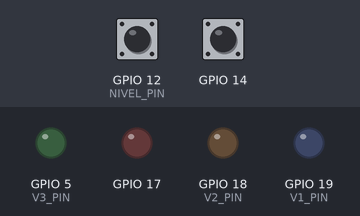
Recording of a sketch running on a simulated ESP32. Parts: output pins drawn as LEDs (lit = HIGH). Dashed ring = blinking. The inputs (shaded band) are chosen by the test bench; at power-on: GPIO 12 (NIVEL_PIN) LOW, GPIO 14 LOW.

Above: at 1.2 s.
1.3 s: GPIO 12 (NIVEL_PIN) driven HIGH
At 1.45 s:
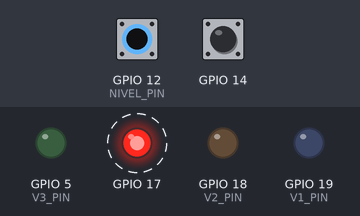
Timing chart, 0 to 10.3 s (numbered marks = the images above; inputs shaded):
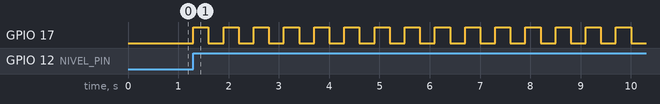

Measured:
- after the input at 1.3 s, GPIO 17: alternates HIGH for 0.30 s and LOW for 0.30 s, starting at once

The sketch:

sketch.ino
```cpp
#include "Val.h"
#include "Botao.h"
#include "Alarme.h"
#include "SensorDeNivel.h"

#define BTN_START 14
#define NIVEL_PIN 12
#define V1_PIN 19
#define V2_PIN 18
#define V3_PIN 5
#define LED_ALARME 17

Val v1(V1_PIN);
Val v2(V2_PIN);
Val v3(V3_PIN);
Botao startBtn(BTN_START);
Alarme Alarme(LED_ALARME);
SensorDeNivel nivel(NIVEL_PIN);

enum State {
  PARADO,
  V1_ON,
  PERA_1,
  V2_ON,
  V3_ON,
  FEITO,
  ERROR
};

State estado = PARADO;

unsigned long Quando = 0;

void stopAll() {
  v1.close();
  v2.close();
  v3.close();
}

void setup() {
  v1.begin();
  v2.begin();
  v3.begin();
  startBtn.begin();
  Alarme.begin();
  nivel.begin();
}


void loop() {
  if (nivel.isFull()) {
    stopAll();
    estado = ERROR;
  }

  if (estado == ERROR) {
    Alarme.update();
    return;
  }

  unsigned long now = millis();

  switch (estado) {

    case PARADO:
      if (startBtn.pressed()) {
        v1.open();
        Quando = now;
        estado = V1_ON;
      }
      break;

    case V1_ON:
      if (now - Quando >= 2000) {
        v1.close();
        Quando = now;
        estado = PERA_1;
      }
      break;

    case PERA_1:
      if (now - Quando >= 1000) {
        v2.open();
        Quando = now;
        estado = V2_ON;
      }
      break;

    case V2_ON:
      if (now - Quando >= 2500) {
        v2.close();
        v3.open();
        Quando = now;
        estado = V3_ON;
      }
      break;

    case V3_ON:
      if (now - Quando >= 2000) {
        v3.close();
        estado = FEITO;
      }
      break;

    case FEITO:
      estado = PARADO;
      break;
  }
}
```

Alarme.cpp
```cpp
#include "Alarme.h"

Alarme::Alarme(int p) : pin(p), lastTime(0), state(false) {}

void Alarme::begin() {
  pinMode(pin, OUTPUT);
}

void Alarme::update() {
  if (millis() - lastTime >= 300) {
    lastTime = millis();
    state = !state;
    digitalWrite(pin, state);
  }
}
```

Alarme.h
```cpp
#ifndef ALARME_H
#define ALARME_H

#include <Arduino.h>

class Alarme {
  private:
    int pin;
    unsigned long lastTime;
    bool state;
  public:
    Alarme(int p);
    void begin();
    void update();
};

#endif
```

Botao.cpp
```cpp
#include "Botao.h"

Botao::Botao(int p) : pin(p), lastState(LOW) {}

void Botao::begin() {
  pinMode(pin, INPUT_PULLDOWN);
}

bool Botao::pressed() {
  bool current = digitalRead(pin);
  if (lastState == LOW && current == HIGH) {
    lastState = current;
    return true;
  }
  lastState = current;
  return false;
}
```

Botao.h
```cpp
#ifndef BOTAO_H
#define BOTAO_H

#include <Arduino.h>

class Botao {
  private:
    int pin;
    bool lastState;
  public:
    Botao(int p);
    void begin();
    bool pressed();
};

#endif
```

SensorDeNivel.cpp
```cpp
#include "SensorDeNivel.h"

SensorDeNivel::SensorDeNivel(int p) : pin(p) {}

void SensorDeNivel::begin() {
  pinMode(pin, INPUT_PULLDOWN);
}

bool SensorDeNivel::isFull() {
  return digitalRead(pin) == HIGH;
}
```

SensorDeNivel.h
```cpp
#ifndef SENSOR_DE_NIVEL_H
#define SENSOR_DE_NIVEL_H

#include <Arduino.h>

class SensorDeNivel {
  private:
    int pin;
  public:
    SensorDeNivel(int p);
    void begin();
    bool isFull();
};

#endif
```

Val.cpp
```cpp
#include "Val.h"

Val::Val(int p) : pin(p) {}

void Val::begin() {
  pinMode(pin, OUTPUT);
  close();
}

void Val::open() {
  digitalWrite(pin, HIGH);
}

void Val::close() {
  digitalWrite(pin, LOW);
}
```

Val.h
```cpp
#ifndef VAL_H
#define VAL_H

#include <Arduino.h>

class Val {
  private:
    int pin;
  public:
    Val(int p);
    void begin();
    void open();
    void close();
};

#endif
```
